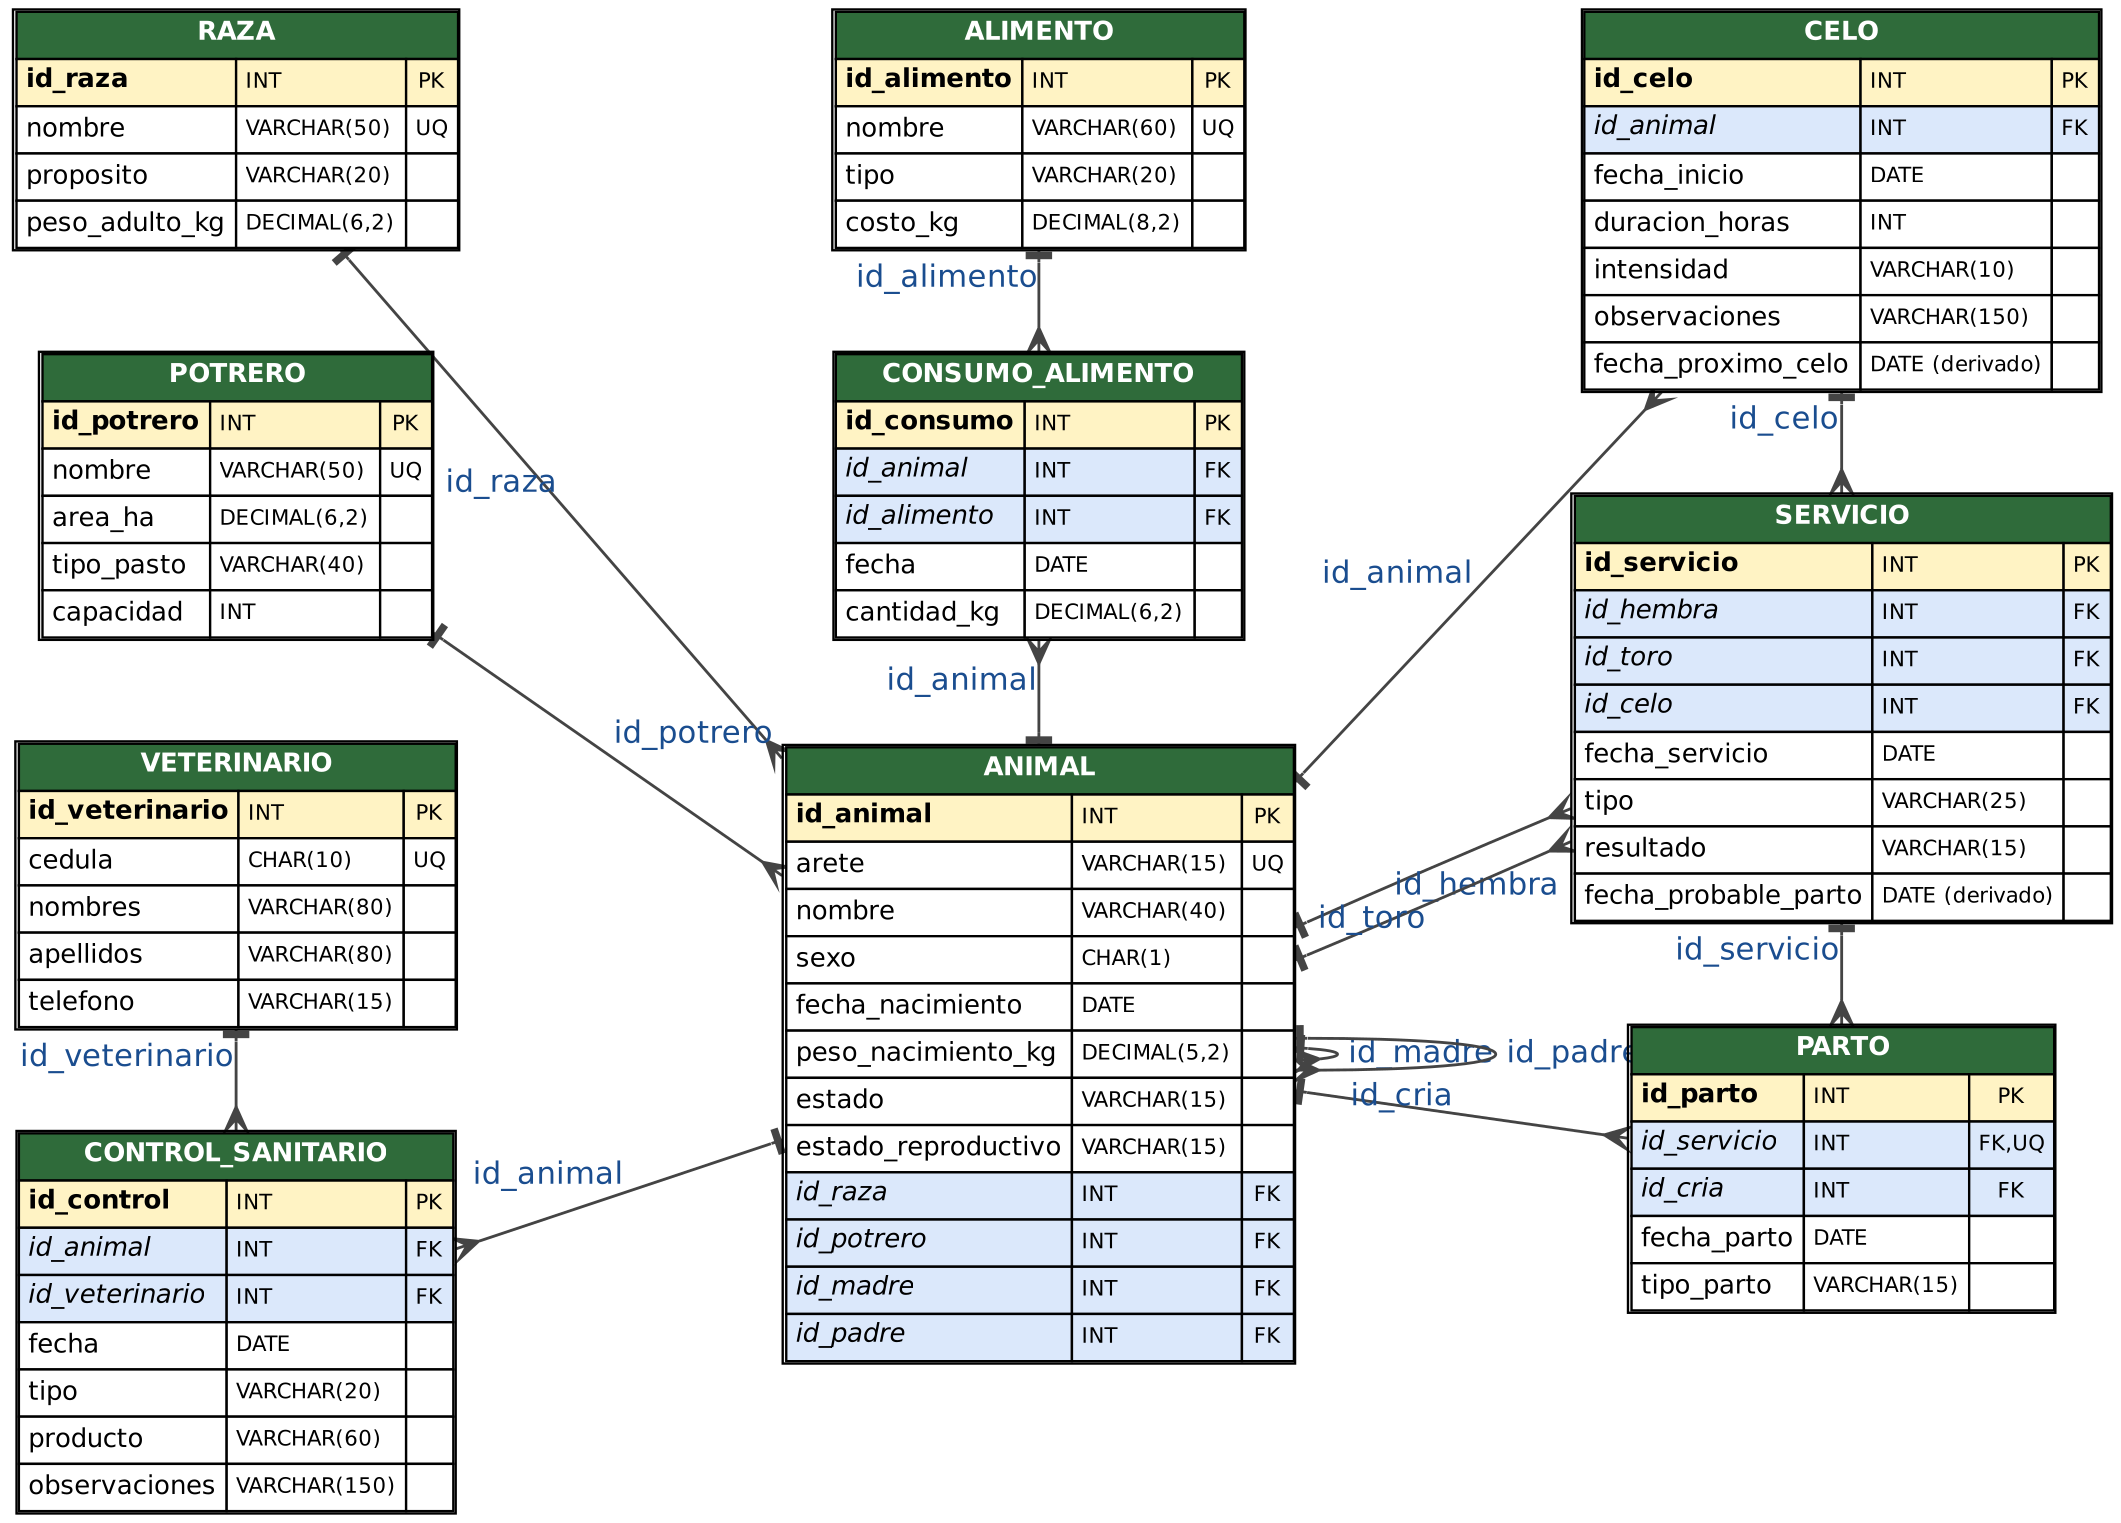

The script that drew this image:
T = {
 'RAZA':[('id_raza','INT','PK'),('nombre','VARCHAR(50)','UQ'),('proposito','VARCHAR(20)',''),('peso_adulto_kg','DECIMAL(6,2)','')],
 'POTRERO':[('id_potrero','INT','PK'),('nombre','VARCHAR(50)','UQ'),('area_ha','DECIMAL(6,2)',''),('tipo_pasto','VARCHAR(40)',''),('capacidad','INT','')],
 'VETERINARIO':[('id_veterinario','INT','PK'),('cedula','CHAR(10)','UQ'),('nombres','VARCHAR(80)',''),('apellidos','VARCHAR(80)',''),('telefono','VARCHAR(15)','')],
 'ALIMENTO':[('id_alimento','INT','PK'),('nombre','VARCHAR(60)','UQ'),('tipo','VARCHAR(20)',''),('costo_kg','DECIMAL(8,2)','')],
 'ANIMAL':[('id_animal','INT','PK'),('arete','VARCHAR(15)','UQ'),('nombre','VARCHAR(40)',''),('sexo','CHAR(1)',''),('fecha_nacimiento','DATE',''),('peso_nacimiento_kg','DECIMAL(5,2)',''),('estado','VARCHAR(15)',''),('estado_reproductivo','VARCHAR(15)',''),('id_raza','INT','FK'),('id_potrero','INT','FK'),('id_madre','INT','FK'),('id_padre','INT','FK')],
 'CONSUMO_ALIMENTO':[('id_consumo','INT','PK'),('id_animal','INT','FK'),('id_alimento','INT','FK'),('fecha','DATE',''),('cantidad_kg','DECIMAL(6,2)','')],
 'CELO':[('id_celo','INT','PK'),('id_animal','INT','FK'),('fecha_inicio','DATE',''),('duracion_horas','INT',''),('intensidad','VARCHAR(10)',''),('observaciones','VARCHAR(150)',''),('fecha_proximo_celo','DATE (derivado)','')],
 'SERVICIO':[('id_servicio','INT','PK'),('id_hembra','INT','FK'),('id_toro','INT','FK'),('id_celo','INT','FK'),('fecha_servicio','DATE',''),('tipo','VARCHAR(25)',''),('resultado','VARCHAR(15)',''),('fecha_probable_parto','DATE (derivado)','')],
 'PARTO':[('id_parto','INT','PK'),('id_servicio','INT','FK,UQ'),('id_cria','INT','FK'),('fecha_parto','DATE',''),('tipo_parto','VARCHAR(15)','')],
 'CONTROL_SANITARIO':[('id_control','INT','PK'),('id_animal','INT','FK'),('id_veterinario','INT','FK'),('fecha','DATE',''),('tipo','VARCHAR(20)',''),('producto','VARCHAR(60)',''),('observaciones','VARCHAR(150)','')],
}
FK=[('ANIMAL','id_raza','RAZA'),('ANIMAL','id_potrero','POTRERO'),('ANIMAL','id_madre','ANIMAL'),('ANIMAL','id_padre','ANIMAL'),
 ('CONSUMO_ALIMENTO','id_animal','ANIMAL'),('CONSUMO_ALIMENTO','id_alimento','ALIMENTO'),('CELO','id_animal','ANIMAL'),
 ('SERVICIO','id_hembra','ANIMAL'),('SERVICIO','id_toro','ANIMAL'),('SERVICIO','id_celo','CELO'),
 ('PARTO','id_servicio','SERVICIO'),('PARTO','id_cria','ANIMAL'),('CONTROL_SANITARIO','id_animal','ANIMAL'),('CONTROL_SANITARIO','id_veterinario','VETERINARIO')]
L=['digraph G {','splines=line; outputorder=edgesfirst; bgcolor=white;','node [shape=plain, fontname="Helvetica", fontsize=11]; edge [color="#444444", arrowhead=crow, arrowtail=tee, dir=both, penwidth=1.2];']
H={'RAZA':100,'POTRERO':120,'VETERINARIO':120,'CONTROL_SANITARIO':160,'ALIMENTO':100,'CONSUMO_ALIMENTO':120,'ANIMAL':263,'CELO':160,'SERVICIO':180,'PARTO':120}
COLS=[(110,['RAZA','POTRERO','VETERINARIO','CONTROL_SANITARIO']),(450,['ALIMENTO','CONSUMO_ALIMENTO','ANIMAL']),(790,['CELO','SERVICIO','PARTO'])]
POS={}
for x,names in COLS:
    y=700
    for n in names:
        POS[n]=(x,y-H[n]/2); y-=H[n]+45
for t,cols in T.items():
    r=f'<TR><TD COLSPAN="3" BGCOLOR="#2f6b3a"><FONT COLOR="white"><B>{t}</B></FONT></TD></TR>'
    for n,ty,k in cols:
        bg='#fff3c4' if k.startswith('PK') else ('#dbe8fb' if 'FK' in k else 'white')
        nm=f'<B>{n}</B>' if k=='PK' else (f'<I>{n}</I>' if 'FK' in k else n)
        r+=f'<TR><TD ALIGN="LEFT" BGCOLOR="{bg}" PORT="{n}">{nm}</TD><TD ALIGN="LEFT" BGCOLOR="{bg}"><FONT POINT-SIZE="9">{ty}</FONT></TD><TD BGCOLOR="{bg}">{('<FONT POINT-SIZE="9">'+k+'</FONT>') if k else ' '}</TD></TR>'
    L.append(f'"{t}" [pos="{POS[t][0]},{POS[t][1]}", label=<<TABLE BORDER="1" CELLBORDER="1" CELLSPACING="0" CELLPADDING="3">{r}</TABLE>>];')
for a,c,b in FK:
    pk=T[b][0][0]
    L.append(f'"{b}" -> "{a}" [arrowhead=crow, arrowtail=tee, label=" {c}", fontname="Helvetica", fontsize=13, fontcolor="#1a4d8f"];')
L.append('}')
open('rel.dot','w').write('\n'.join(L))
